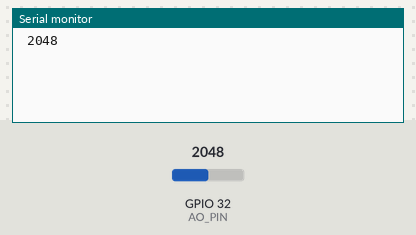
This sketch was run on a simulated ESP32. On the bench: the last lines printed to the serial monitor. The inputs (shaded band) are chosen by the test bench; at power-on: GPIO 32 (AO_PIN) = 2048.

Above: at 1.8 s.
1.9 s: GPIO 32 (AO_PIN) set to 2866
At 2.8 s:
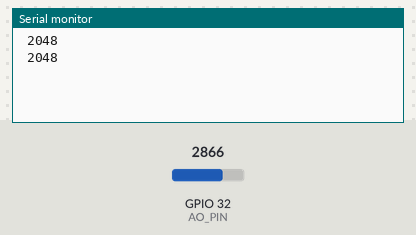
3.4 s: GPIO 32 (AO_PIN) set to 3603
At 4.8 s:
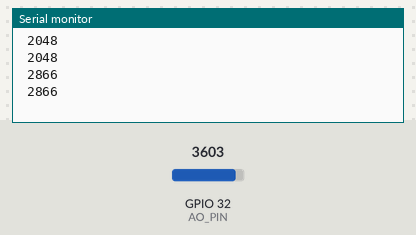
Timing chart, 0 to 6.4 s (numbered marks = the images above; inputs shaded):
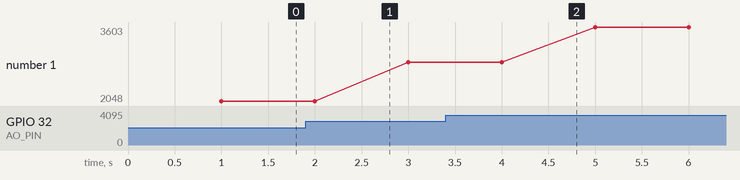

Measured:
- plotted number 1: 2048 → 2866 after the input at 1.9 s, 2866 → 3603 after the input at 3.4 s

The sketch:

BACALDR.ino
```cpp
/*
 * This ESP32 code is created by esp32io.com
 *
 * This ESP32 code is released in the public domain
 *
 * For more detail (instruction and wiring diagram), visit https://esp32io.com/tutorials/esp32-ldr-module
 */

#define AO_PIN 32  // ESP32's pin GPIO36 connected to AO pin of the ldr module

void setup() {
  // initialize serial communication
  Serial.begin(9600);
}

void loop() {
  int lightValue = analogRead(AO_PIN);
  delay(1000);

  Serial.print(" ");
  Serial.println(lightValue);
}
```
